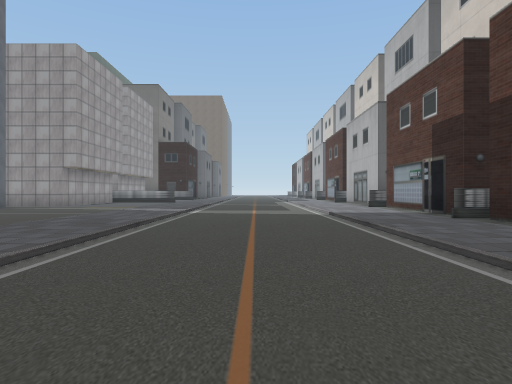
View 1 (above)

23 first-person views from a walk through a scene from a Unity 3-D project. The camera is 1.2 m above the floor, looks level and sees 75° across. The floor is counted in squares, 2 m on a side. Each view is taken from the middle of a square. On the plan, view 1 faces up. The plan holds only what a view shows up to about 10 squares ahead; the rest is blank. The place goes on beyond the plan. The player character is not drawn. Some surface patterns are stand-ins.

View 2
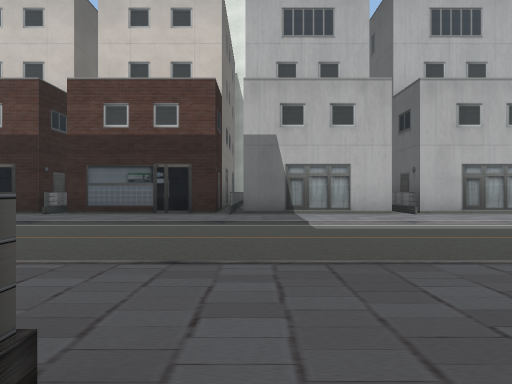

View 3
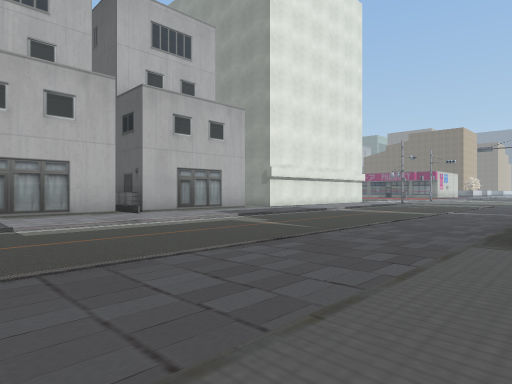

View 4
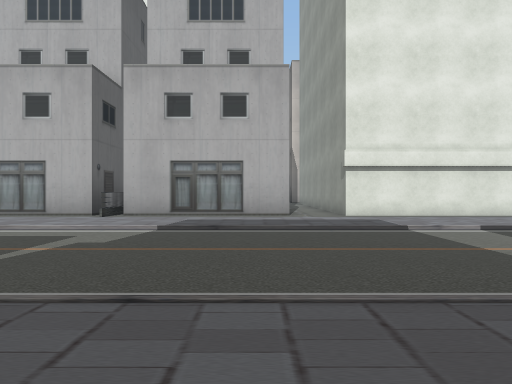

View 5
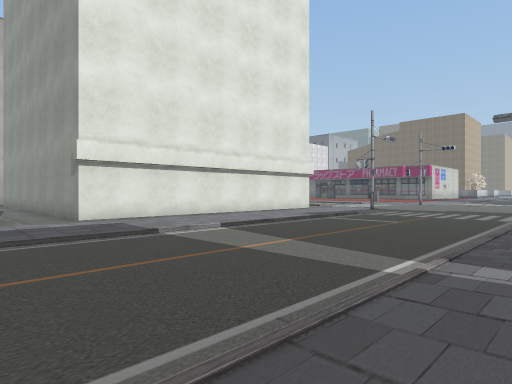

View 6
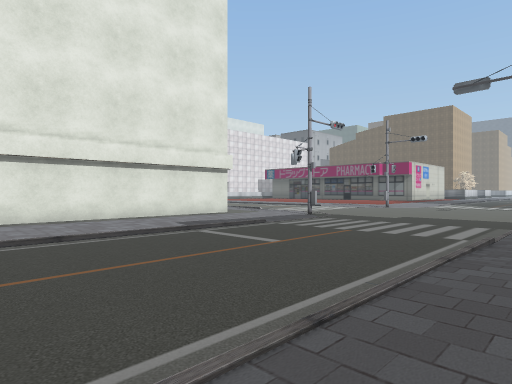

View 7
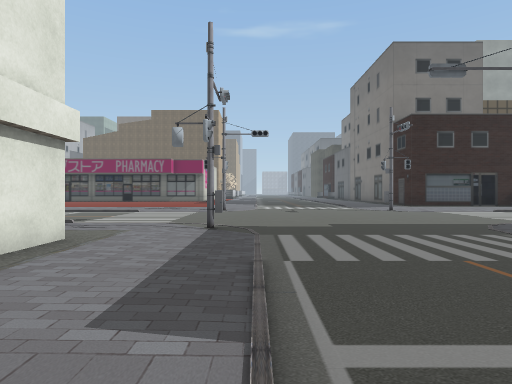

View 8
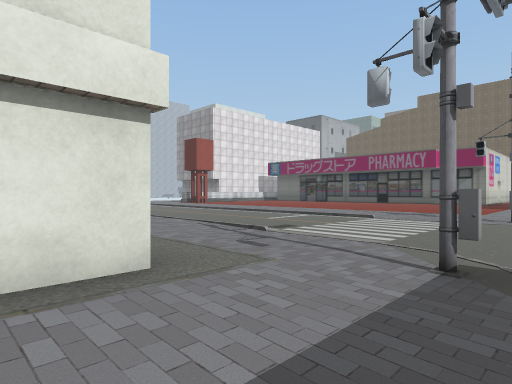

View 9
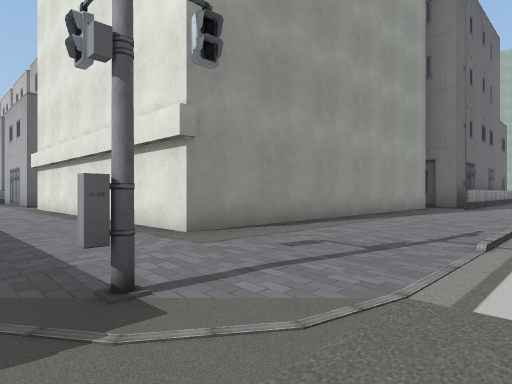

View 10
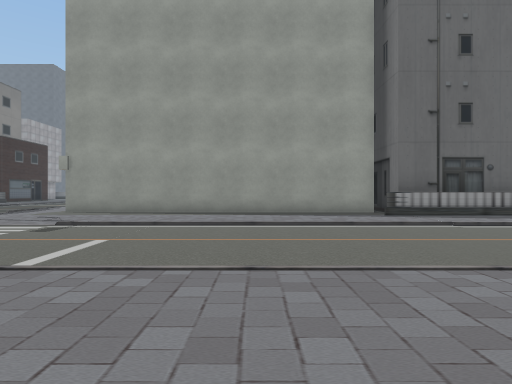

View 11
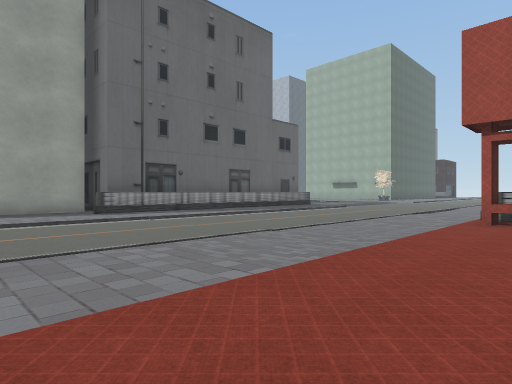

View 12
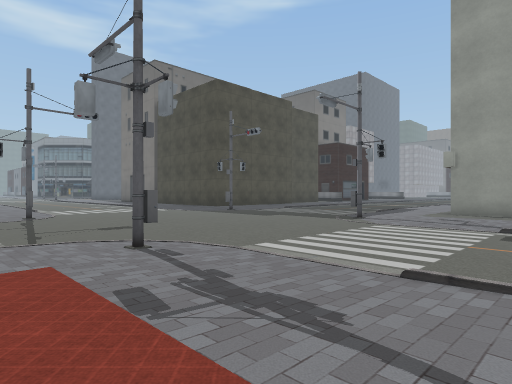

View 13
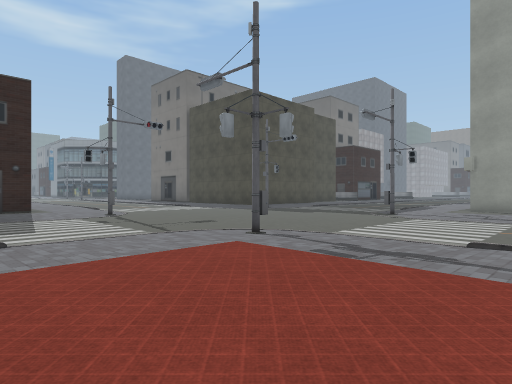

View 14
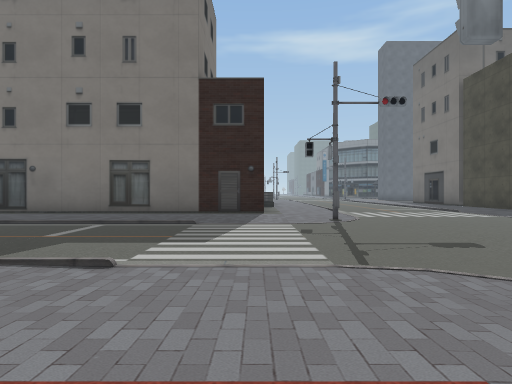

View 15
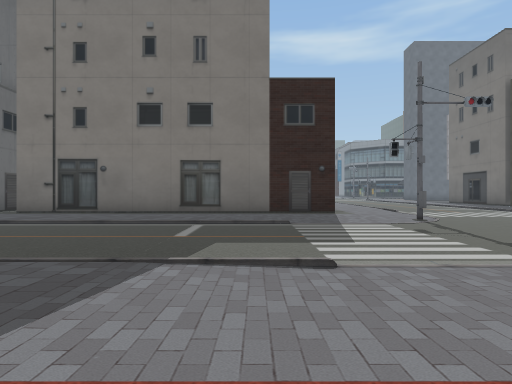

View 16
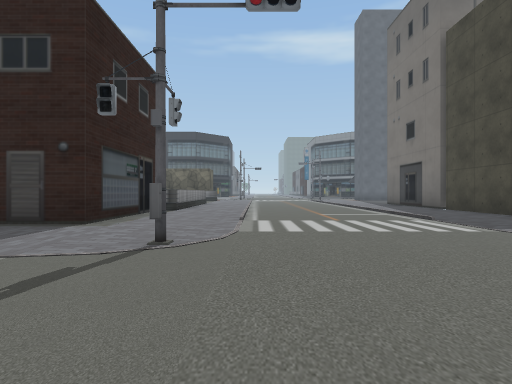

View 17
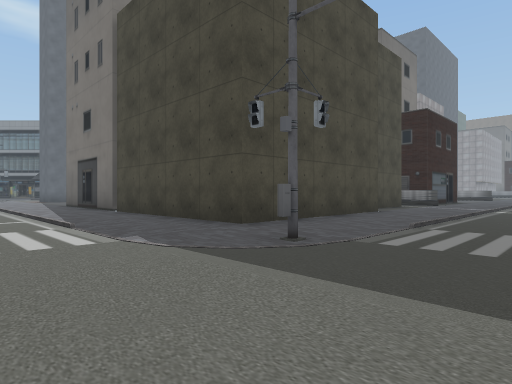

View 18
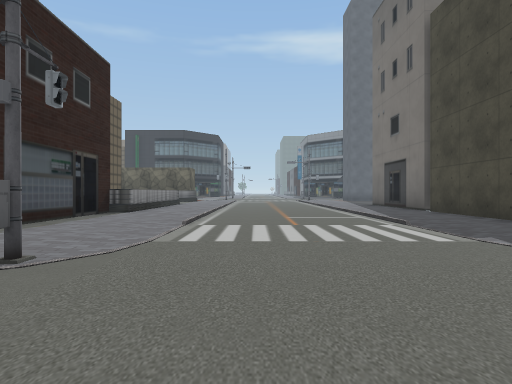

View 19
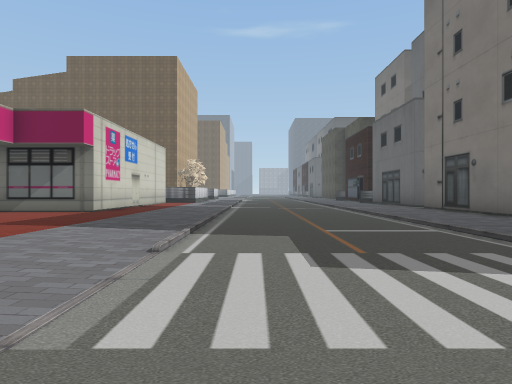

View 20
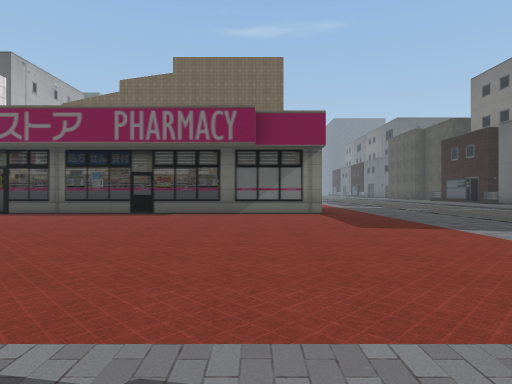

View 21
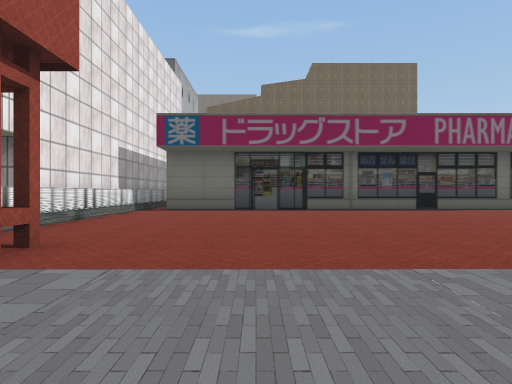

View 22
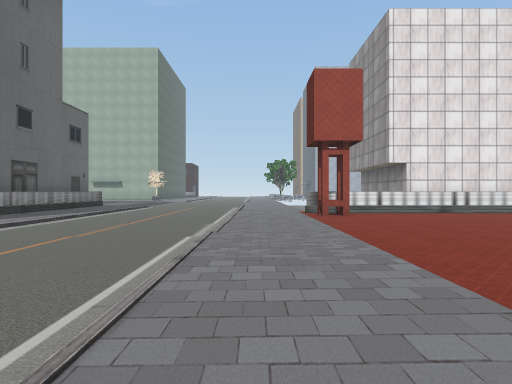

View 23
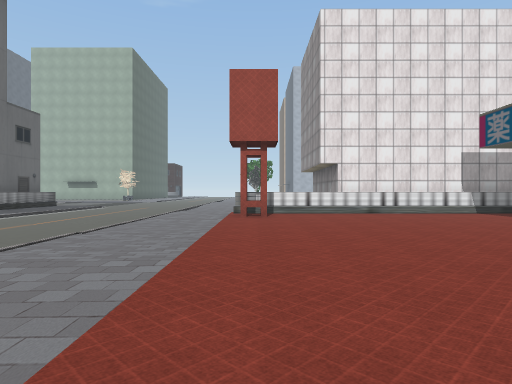

### Floor plan
Key: @ floor where view 1 was taken; # wall or solid block; . main floor; : floor 0.25 m higher than the main floor; / step, stairs or slope; = window, fence, low wall or low ledge; O other object.
Columns run from 10 left of view 1 to 19 right of it. Each row starts with its distance up from view 1.
 10       :./.../::#
  9       :./.../::#
  8       :./.../::#
  7       :./.../:##
  6       :./.../::#
  5       :./.../::#
  4        ./.../::#
  3        ./.../::#
  2      =:./.../:##
  1      ::./.../::#
  0      ::./.@./::#
 -1      ::./.../::#
 -2      ::./.../::#
 -3      ::./.../:##
 -4       :./.../::#
 -5       :./.../::#
 -6       :./.../::#
 -7       :./.../::#
 -8       :./.../::#
 -9       :./.../:::::::
-10        ./.../::#####
-11        ./.../::#
-12       :./.../::#
-13       :./.../::#
-14       #./.../::#
-15       #./.../::#
-16       #./.../.:#
-17       #.......:##########
-18 #######.......::::::::::######
-19 ::::...O.....O....::::::::::::
-20 ..../.........../.............
-21 ..............................
-22 ..............................
-23 ..............................
-24 ..............................
-25 .......O.....O................
-26 =#:::::.......::::::::::::::::
-27  #####:.......::::::::::::::#
-28      #:.......::::::::::::::=
-29      #:./.../.::::::::::::::=
-30      #:./.../.::::::::::::::##
-31      #:./.../::::::::::::::::#
-32      #:./.../::::::::::::::::#
-33      #:./.../::::::::::::::::#
-34      #:./.../:::############:#
-35      #:./.../:::#

Positions as (right, up) in squares from view 1, and headings:
1: (0, 0), facing up
2: (-5, 1), facing right
3: (-5, 1), facing down-right
4: (-4, -7), facing right
5: (-3, -7), facing down-right
6: (-3, -11), facing down-right
7: (2, -13), facing down
8: (2, -16), facing down-right
9: (2, -21), facing up-right
10: (10, -27), facing up
11: (10, -28), facing up-right
12: (7, -27), facing up-left
13: (7, -29), facing up-left
14: (5, -27), facing left
15: (5, -29), facing left
16: (1, -24), facing left
17: (0, -22), facing up-left
18: (0, -23), facing left
19: (1, -25), facing down
20: (7, -25), facing down
21: (15, -24), facing down
22: (9, -25), facing right
23: (9, -27), facing right
